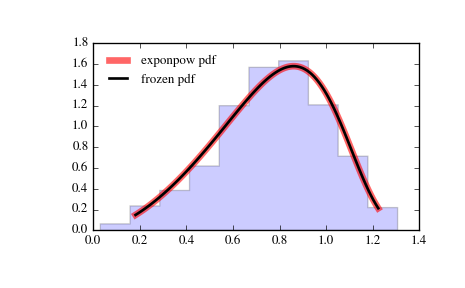

Generate this figure with Python:
from scipy.stats import exponpow
import matplotlib.pyplot as plt
fig, ax = plt.subplots(1, 1)

# Calculate a few first moments:

b = 2.7
mean, var, skew, kurt = exponpow.stats(b, moments='mvsk')

# Display the probability density function (``pdf``):

x = np.linspace(exponpow.ppf(0.01, b),
                exponpow.ppf(0.99, b), 100)
ax.plot(x, exponpow.pdf(x, b),
       'r-', lw=5, alpha=0.6, label='exponpow pdf')

# Alternatively, the distribution object can be called (as a function)
# to fix the shape, location and scale parameters. This returns a "frozen"
# RV object holding the given parameters fixed.

# Freeze the distribution and display the frozen ``pdf``:

rv = exponpow(b)
ax.plot(x, rv.pdf(x), 'k-', lw=2, label='frozen pdf')

# Check accuracy of ``cdf`` and ``ppf``:

vals = exponpow.ppf([0.001, 0.5, 0.999], b)
np.allclose([0.001, 0.5, 0.999], exponpow.cdf(vals, b))
# True

# Generate random numbers:

r = exponpow.rvs(b, size=1000)

# And compare the histogram:

ax.hist(r, normed=True, histtype='stepfilled', alpha=0.2)
ax.legend(loc='best', frameon=False)
plt.show()
